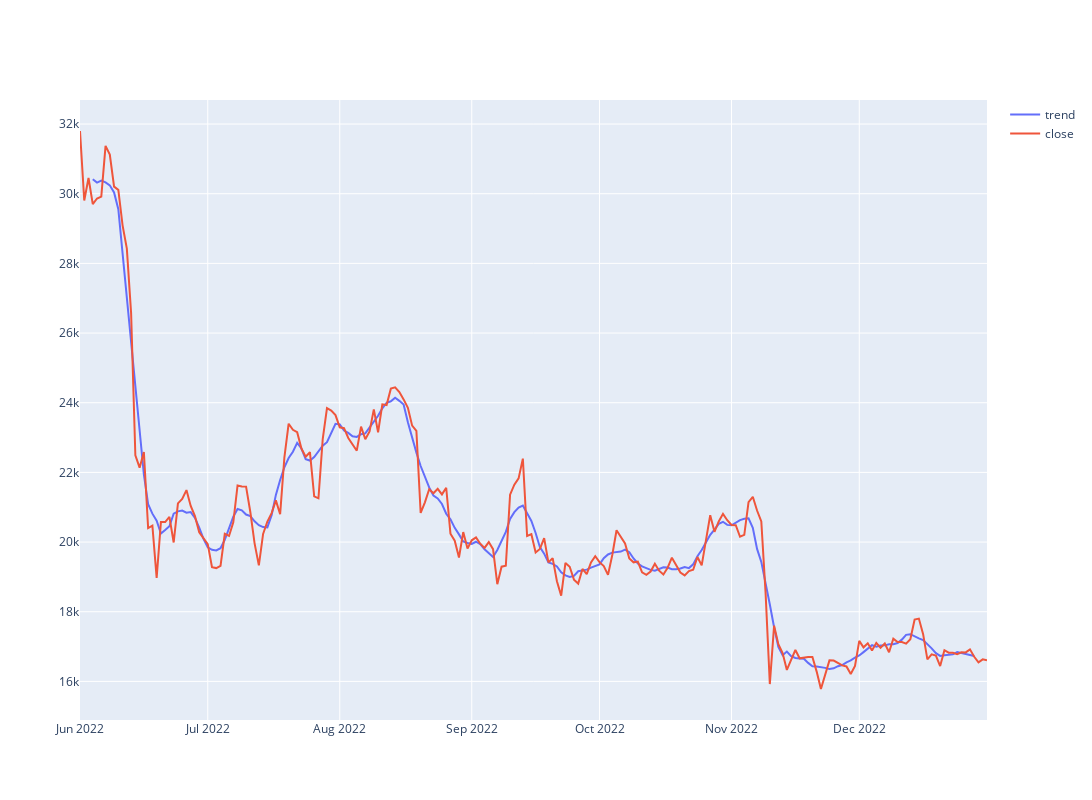

Notebook code for this chart:
### Code cell
fig = go.Figure()

fig.add_trace(go.Scatter(name='trend', x=df.index, y=df_simple_decomposed.trend, mode='lines'))
fig.add_trace(go.Scatter(name='close', x=df.index, y=df.close, mode='lines'))

fig.update_layout(title="", width=1200, height=800)

fig.show()

### Figure 1 — Plotly figure (JSON) as saved in the notebook; plotly's stock layout.template omitted (floating-point values rounded to 4 significant figures; data arrays with more than 128 entries replaced by an {"elided": "..."} marker saying what was removed)
{"data": [{"mode": "lines", "name": "trend", "type": "scatter", "x": {"elided": "214 str values"}, "y": {"elided": "214 float values"}}, {"mode": "lines", "name": "close", "type": "scatter", "x": {"elided": "214 str values"}, "y": {"elided": "214 float values"}}], "layout": {"height": 800, "title": {"text": ""}, "width": 1200}}
